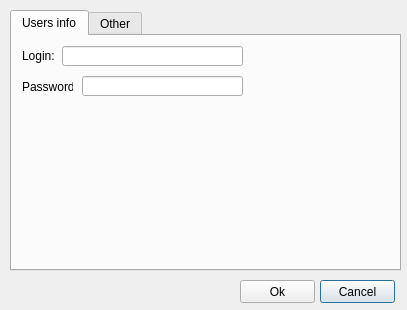
<?xml version="1.0" encoding="UTF-8"?>
<ui version="4.0">
 <class>OptionsDialog</class>
 <widget class="QDialog" name="OptionsDialog">
  <property name="windowModality">
   <enum>Qt::ApplicationModal</enum>
  </property>
  <property name="geometry">
   <rect>
    <x>0</x>
    <y>0</y>
    <width>407</width>
    <height>310</height>
   </rect>
  </property>
  <property name="minimumSize">
   <size>
    <width>407</width>
    <height>310</height>
   </size>
  </property>
  <property name="maximumSize">
   <size>
    <width>407</width>
    <height>310</height>
   </size>
  </property>
  <property name="windowTitle">
   <string>Options</string>
  </property>
  <property name="windowIcon">
   <iconset>
    <normaloff>icons/options.png</normaloff>icons/options.png</iconset>
  </property>
  <widget class="QTabWidget" name="OptionTabs">
   <property name="geometry">
    <rect>
     <x>10</x>
     <y>10</y>
     <width>391</width>
     <height>261</height>
    </rect>
   </property>
   <property name="minimumSize">
    <size>
     <width>391</width>
     <height>261</height>
    </size>
   </property>
   <property name="maximumSize">
    <size>
     <width>391</width>
     <height>261</height>
    </size>
   </property>
   <property name="currentIndex">
    <number>0</number>
   </property>
   <widget class="QWidget" name="UserData">
    <attribute name="icon">
     <iconset>
      <normaloff>icons/user.png</normaloff>icons/user.png</iconset>
    </attribute>
    <attribute name="title">
     <string>Users info</string>
    </attribute>
    <widget class="QLineEdit" name="LoginEdit">
     <property name="geometry">
      <rect>
       <x>50</x>
       <y>10</y>
       <width>181</width>
       <height>20</height>
      </rect>
     </property>
    </widget>
    <widget class="QLineEdit" name="PasswordEdit">
     <property name="geometry">
      <rect>
       <x>70</x>
       <y>40</y>
       <width>161</width>
       <height>20</height>
      </rect>
     </property>
    </widget>
    <widget class="QLabel" name="LoginLabel">
     <property name="geometry">
      <rect>
       <x>10</x>
       <y>10</y>
       <width>51</width>
       <height>20</height>
      </rect>
     </property>
     <property name="text">
      <string>Login:</string>
     </property>
    </widget>
    <widget class="QLabel" name="PasswordLabel">
     <property name="geometry">
      <rect>
       <x>10</x>
       <y>40</y>
       <width>51</width>
       <height>21</height>
      </rect>
     </property>
     <property name="text">
      <string>Password:</string>
     </property>
    </widget>
   </widget>
   <widget class="QWidget" name="UpdateData">
    <attribute name="icon">
     <iconset>
      <normaloff>icons/other.png</normaloff>icons/other.png</iconset>
    </attribute>
    <attribute name="title">
     <string>Other</string>
    </attribute>
    <widget class="QLineEdit" name="IpLineEdit">
     <property name="geometry">
      <rect>
       <x>70</x>
       <y>10</y>
       <width>301</width>
       <height>20</height>
      </rect>
     </property>
     <property name="minimumSize">
      <size>
       <width>301</width>
       <height>20</height>
      </size>
     </property>
     <property name="maximumSize">
      <size>
       <width>301</width>
       <height>20</height>
      </size>
     </property>
    </widget>
    <widget class="QLabel" name="IpLabel">
     <property name="geometry">
      <rect>
       <x>10</x>
       <y>10</y>
       <width>61</width>
       <height>21</height>
      </rect>
     </property>
     <property name="text">
      <string>IP address:</string>
     </property>
    </widget>
    <widget class="QLabel" name="UpdateLabel">
     <property name="geometry">
      <rect>
       <x>10</x>
       <y>40</y>
       <width>61</width>
       <height>21</height>
      </rect>
     </property>
     <property name="text">
      <string>Update per</string>
     </property>
    </widget>
    <widget class="QSpinBox" name="UpdateSpinBox">
     <property name="geometry">
      <rect>
       <x>70</x>
       <y>40</y>
       <width>91</width>
       <height>22</height>
      </rect>
     </property>
     <property name="minimumSize">
      <size>
       <width>91</width>
       <height>22</height>
      </size>
     </property>
     <property name="maximumSize">
      <size>
       <width>91</width>
       <height>22</height>
      </size>
     </property>
     <property name="minimum">
      <number>1</number>
     </property>
     <property name="maximum">
      <number>999999999</number>
     </property>
    </widget>
    <widget class="QLabel" name="UpdateLabelSec">
     <property name="geometry">
      <rect>
       <x>170</x>
       <y>40</y>
       <width>41</width>
       <height>21</height>
      </rect>
     </property>
     <property name="text">
      <string>seconds</string>
     </property>
    </widget>
   </widget>
  </widget>
  <widget class="QPushButton" name="CancelButton">
   <property name="geometry">
    <rect>
     <x>320</x>
     <y>280</y>
     <width>75</width>
     <height>23</height>
    </rect>
   </property>
   <property name="text">
    <string>Cancel</string>
   </property>
  </widget>
  <widget class="QPushButton" name="OkButton">
   <property name="geometry">
    <rect>
     <x>240</x>
     <y>280</y>
     <width>75</width>
     <height>23</height>
    </rect>
   </property>
   <property name="text">
    <string>Ok</string>
   </property>
  </widget>
 </widget>
 <resources/>
 <connections/>
</ui>
